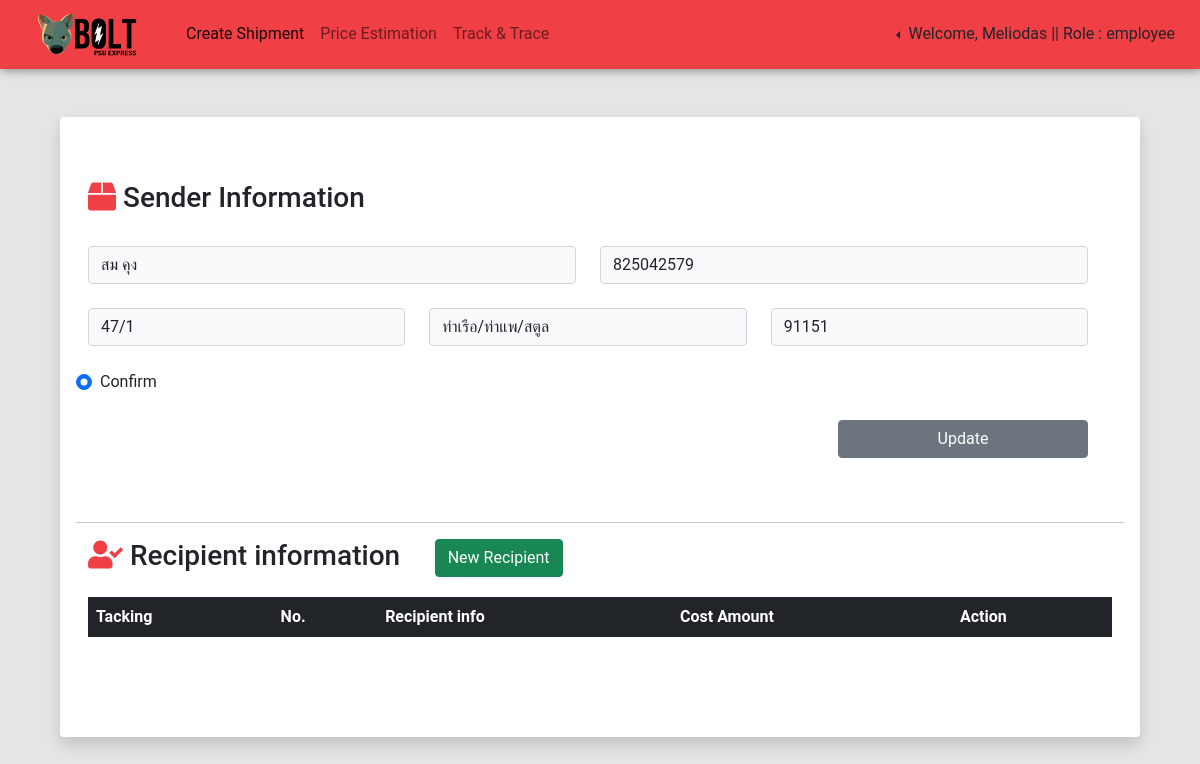
The page /backend/Create.php (signed in) on the database its author committed.
### tables this page shows
CREATE TABLE `sender` (
  `sender_id` int(11) NOT NULL,
  `firstname_lastname` varchar(255) NOT NULL,
  `phone` int(11) NOT NULL,
  `address` varchar(255) NOT NULL,
  `district_province` varchar(255) NOT NULL,
  `postcode` varchar(255) NOT NULL,
  `user_id` int(11) DEFAULT NULL
);

### backend/Create.php (the view, shortened to what this page needs)
<?php session_start();
        include_once('../config.php')
?>
<!doctype html>
<html lang="en">
<head>
    <link rel="stylesheet" href="backend.css">
    <link rel="stylesheet" href="../css/bootstrap.min.css">
    <link rel="stylesheet" href="https://cdnjs.cloudflare.com/ajax/libs/font-awesome/5.15.3/css/all.min.css"
>
</head>
<body style="background-color:#E5E5E5;">
    <section>
        <nav class="navbar navbar-expand-lg navbar-light">
            <div class="container-fluid">
                <a class="navbar-brand" href="#"><img src="../photo/logo.png" width="150px"></a>
                <div class="collapse navbar-collapse" id="navbarSupportedContent">
                    <ul class="navbar-nav me-auto mb-2 mb-lg-0">
                        <li class="nav-item">
                            <a class="nav-link active" href="">Create Shipment</a>
                        </li>
                        <li class="nav-item">
                            <a class="nav-link" href="Price.php">Price Estimation</a>
                        </li>
                        <li class="nav-item">
                            <a class="nav-link" href="Track.php">Track & Trace</a>
                        </li>
                    </ul>
                    <ul class="navbar-nav ml-auto mt-2 mt-lg-0">
                        <li class="nav-item" style="float:right; right:125px;">
                            <div class="dropdown dropstart">
                                <button class="btn dropdown-toggle" type="button" id="navbarDropdown"
                                    data-bs-toggle="dropdown" aria-expanded="false">
                                    Welcome, <?php echo $_SESSION["name"];?> ||
                                    Role : <?php echo $_SESSION['role']; ?>
                                </button>
                            </div>
                    </ul>
                </div>
            </div>
        </nav>
    </section>
    <br><br>
    <section>
        <div class="container shadow p-3 mb-5 bg-body rounded">
            <div class="container-fluid">
                <form action="" method="post" class="row" id="SendForm">
                    <?php
$sql = "SELECT* FROM sender WHERE user_id = :user_id ";
$query = $db->prepare($sql);
$query->bindParam(':user_id', $user_id, PDO::PARAM_STR);
$query->execute();
$result = $query->fetchAll(PDO::FETCH_OBJ);
if($query->rowCount() > 0 ) {
    foreach($result as $res) {
    if($res->user_id == $_SESSION['user_id'])
    {
?>
                    <div class="row g-4">
                        <div class="header">
                            <h3><i class="fas fa-box" style="color:#F03F45;"></i> Sender Information</h3>
                        </div>
                        <div class="col-md-6">
                            <input class="form-control bg-light text-dark" type="text" name="NameSend" id="NameSend"
                                placeholder="Name Last-Name" value="<?php echo $res->firstname_lastname ?>" required>
                        </div>
                        <div class="col-md-6">
                            <input class="form-control bg-light text-dark" type="tel" name="MBSend" id="MBSend"
                                placeholder="Mobile Number" value="<?php echo $res->phone ?>" required>
                        </div>
                        <div class="col-md-4">
                            <input class="form-control bg-light text-dark" type="text" name="AddersSend" id="AddersSend"
                                value="<?php echo $res->address ?>" placeholder="Adders" required>
                        </div>
                        <div class="col-md-4">
                            <input class="form-control bg-light text-dark" type="text" name="Adders2Send"
                                id="Adders2Send" value="<?php echo $res->district_province ?>"
                                placeholder="Sub-district / District / Province" required>
                        </div>
                        <div class="col-md-4">
                            <input class="form-control bg-light text-dark" type="text" name="PostcodeSend"
                                id="PostcodeSend" value="<?php echo $res->postcode ?>" placeholder="Postal code"
                                required>
                        </div>
                        <div class="form-check">
                            <input class="form-check-input" type="radio" name="checkbox" id="exampleRadios1" value="1"
                                checked>
                            <label class="form-check-label" for="exampleRadios1">
                                Confirm
                            </label>
                        </div>
                        <div class="col">
                            <input class="btn btn-secondary" type="submit" name="btnUpdate" value="Update"
                                style="float:right; width: 25% ">
                        </div>
                    </div>
                </form>
                <?php
    }
}
    }
?>
            </div>
            <br><br>
            <hr>
            <div class="container-fluid">
                <div class="row g-3">
                    <div class="col-md-4">
                        <h3><i class="fas fa-user-check" style="color:#F03F45;"></i> Recipient information</h3>
                    </div>
                    <div class="col-md-3">
                        <button class="btn btn-success" data-bs-toggle="modal" data-bs-target="#ReceiveModal">New
                            Recipient</button>
                    </div>
                    <div class="col-md-12">
                        <table class="table table-striped table-hover" id="myTable">
                            <thead class="table-dark">
                                <tr>
                                    <th>Tacking</th>
                                    <th>No.</th>
                                    <th>Recipient info</th>
                                    <th>Cost Amount</th>
                                    <th>Action</th>
                                </tr>
                            </thead>
                        </table>
                    </div>
                </div>
            </div>
        </div>
    </section>
</body>
</html>

### backend/backend.css (style rules this page uses)
* { margin: 0 ; padding: 0; box-sizing: border-box; font-family: 'Roboto', sans-serif; }
nav { box-shadow: 1px 1px 10px grey; background-color:#F03F45; }
@media screen and (min-width: 800px) { div.container { background-color: white; width: 1080px; height: 620px; } }
.container { background-color: white; height: 720px; }

### rows shown on the page
sender: NameSend "สม คุง", MBSend "825042579", AddersSend "47/1", Adders2Send "ท่าเรือ/ท่าแพ/สตูล", PostcodeSend "91151"

### other values the page prints
$_SESSION["name"] "Meliodas"
$_SESSION['role'] "employee"
